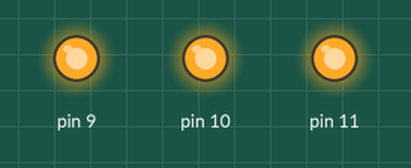
The sketch below on a simulated Arduino Uno, built with avr-gcc and run on an emulated ATmega328P. Shown: output pins drawn as LEDs (lit = HIGH).

Above: at 0.5 s.
At 3.5 s:
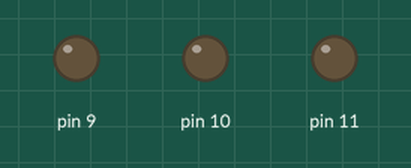
Timing chart, 0 to 4.6 s (numbered marks = the images above):
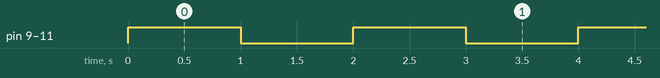

Measured:
- by itself, pin 9–11: alternates HIGH for 1.0 s and LOW for 1.0 s

The sketch:

strobe.ino
```cpp
#include <Arduino.h>

uint8_t PINS[] {9, 10, 11};
#ifndef DELAY_HIGH
    #define DELAY_HIGH 1000
#endif
#ifndef DELAY_LOW
    #define DELAY_LOW 1000
#endif

void setup () {
    for (auto p : PINS)
        pinMode (p, OUTPUT);
}

void loop () {
    for (auto p : PINS)
        digitalWrite (p, HIGH);
    delay (DELAY_HIGH);
    for (auto p : PINS)
        digitalWrite (p, LOW);
    delay (DELAY_LOW);
}
```
